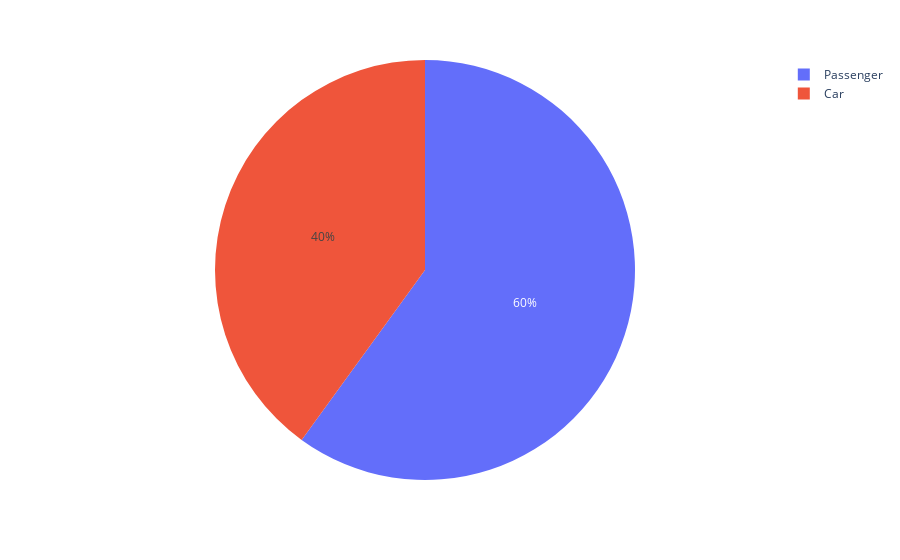

Source (notebook cell):
### Code cell
px.pie(data_frame=data, names="Vehicle_type", values="Sales_in_thousands")

### Figure 1 — Plotly figure (JSON) as saved in the notebook; plotly's stock layout.template omitted (floating-point values rounded to 4 significant figures)
{"data": [{"domain": {"x": [0, 1], "y": [0, 1]}, "hovertemplate": "Vehicle_type=%{label}<br>Sales_in_thousands=%{value}<extra></extra>", "labels": ["Passenger", "Passenger", "Passenger", "Passenger", "Passenger", "Passenger", "Passenger", "Passenger", "Passenger", "Passenger", "Passenger", "Passenger", "Passenger", "Passenger", "Passenger", "Passenger", "Passenger", "Passenger", "Passenger", "Passenger", "Passenger", "Passenger", "Passenger", "Passenger", "Passenger", "Passenger", "Passenger", "Passenger", "Passenger", "Passenger", "Passenger", "Passenger", "Car", "Car", "Car", "Car", "Car", "Passenger", "Passenger", "Passenger", "Passenger", "Passenger", "Car", "Car", "Car", "Car", "Car", "Passenger", "Passenger", "Car", "Car", "Car", "Passenger", "Passenger", "Passenger", "Passenger", "Car", "Car", "Car", "Passenger", "Passenger", "Passenger", "Passenger", "Passenger", "Passenger", "Passenger", "Passenger", "Passenger", "Passenger", "Car", "Car", "Passenger", "Passenger", "Passenger", "Passenger", "Car", "Car", "Passenger", "Passenger", "Passenger", "Passenger", "Passenger", "Passenger", "Passenger", "Car", "Car", "Passenger", "Passenger", "Car", "Car", "Passenger", "Passenger", "Car", "Passenger", "Passenger", "Passenger", "Passenger", "Passenger", "Passenger", "Passenger", "Passenger", "Passenger", "Passenger", "Passenger", "Passenger", "Passenger", "Passenger", "Passenger", "Car", "Car", "Car", "Car", "Passenger", "Passenger", "Passenger", "Passenger", "Passenger"], "legendgroup": "", "name": "", "showlegend": true, "type": "pie", "values": [16.92, 39.38, 8.588, 20.4, 18.78, 1.38, 9.231, 17.53, 91.56, 39.35, 27.85, 83.26, 63.73, 6.536, 11.19, 145.5, 135.1, 24.63, 42.59, 26.4, 17.95, 32.3, 21.86, 7.854, 32.77, 31.15, 32.31, 13.46, 76.03, 4.734, 71.19, 0.916, 227.1, 16.77, 31.04, 111.3, 181.7, 70.23, 113.4, 35.07, 245.8, 63.4, 276.7, 155.8, 125.3, 220.7, 540.6, 199.7, 230.9, 73.2, 12.86, 76.03, 41.18, 66.69, 29.45, 23.71, 55.56, 80.56, 157.0, 24.07, 12.7, 6.375, 13.8, 48.91, 26.23, 42.54, 55.62, 5.711, 0.11, 11.34, 39.35, 14.35, 26.53, 67.96, 81.17, 27.61, 20.38, 18.39, 27.6, 16.77, 3.311, 42.64, 88.09, 79.85, 27.31, 42.57, 1.112, 14.69, 20.02, 24.36, 32.73, 5.24, 24.16, 51.65, 131.1, 19.91, 92.36, 35.95, 8.982, 1.28, 1.866, 80.62, 24.55, 5.223, 142.5, 248.0, 63.85, 33.27, 84.09, 25.11, 68.41, 9.835, 9.761, 83.72, 51.1, 9.569, 5.596]}], "layout": {"legend": {"tracegroupgap": 0}, "margin": {"t": 60}}}
